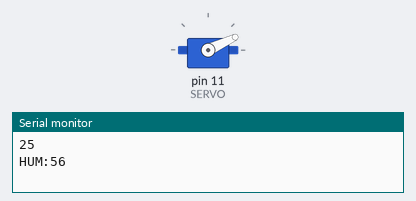
Bench run of a sketch on a simulated Arduino Uno, built with avr-gcc and run on an emulated ATmega328P. Shown: servo, the last lines printed to the serial monitor.

Above: at 0.1 s.
At 2.1 s:
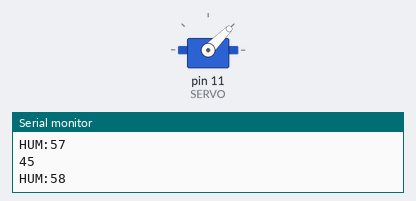
Timing chart, 0 to 3.6 s (numbered marks = the images above):
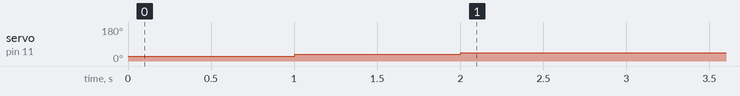

The sketch:

Servo_HUM.ino
```cpp
#include <Servo.h>

const int SERVO = 11;
int posServo = 15;

int Hum = 55 ;

Servo myServo;
void setup() {
  Serial.begin(9600);
  myServo.attach(SERVO);
  //myServo.write(55);

}
void servoMotor(int n1, int n2){
  int pos2 = 0;
  if(n2 < 0){
    if(n1 - 10 >= 15){
      pos2 = n1 - 10;
      Serial.println(pos2);
      for(int i = n1; i >= pos2; i--){
        myServo.write(i);
      }
      posServo -= 10;
    }else{
      Serial.println("->15");//delete
      myServo.write(15);
    }
  }else{
    if(n1 + 10 <= 45){
      pos2 = n1 + 10;
      Serial.println(pos2);
      for(int i = n1; i <= pos2; i++){
        myServo.write(i);
      }
      posServo += 10;
    }else{
      Serial.println("->45");//delete
      myServo.write(45);
    }
  }

}
void loop() {
  if(Hum > 70){
    servoMotor(posServo, -1);
    Hum -= 1;
  }
  if(Hum < 60){
    servoMotor(posServo, 1);
    Hum += 1;
  }
  Serial.print("HUM:");
  Serial.println(Hum);
  delay(1000);

}
```

Measured:
- by itself, servo on pin 11 (SERVO): 25° → 35° at 1.0 s, → 45° 1.0 s later
